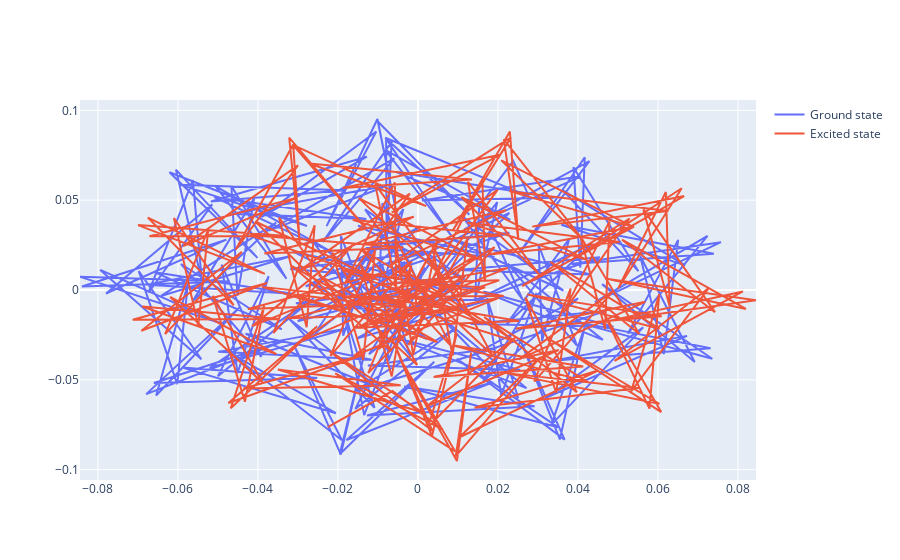

Write notebook code for a chart like this one.
### Code cell
plotIQ(exp, sequence, model.ann_opers[1], frequency=0.0, spacing=100, usePlotly=True)

### Figure 1 — Plotly figure (JSON) as saved in the notebook; plotly's stock layout.template omitted (floating-point values rounded to 4 significant figures; data arrays with more than 128 entries replaced by an {"elided": "..."} marker saying what was removed)
{"data": [{"mode": "lines", "name": "Ground state", "type": "scatter", "x": {"elided": "250 float values"}, "y": {"elided": "250 float values"}}, {"mode": "lines", "name": "Excited state", "type": "scatter", "x": {"elided": "250 float values"}, "y": {"elided": "250 float values"}}], "layout": {}}
